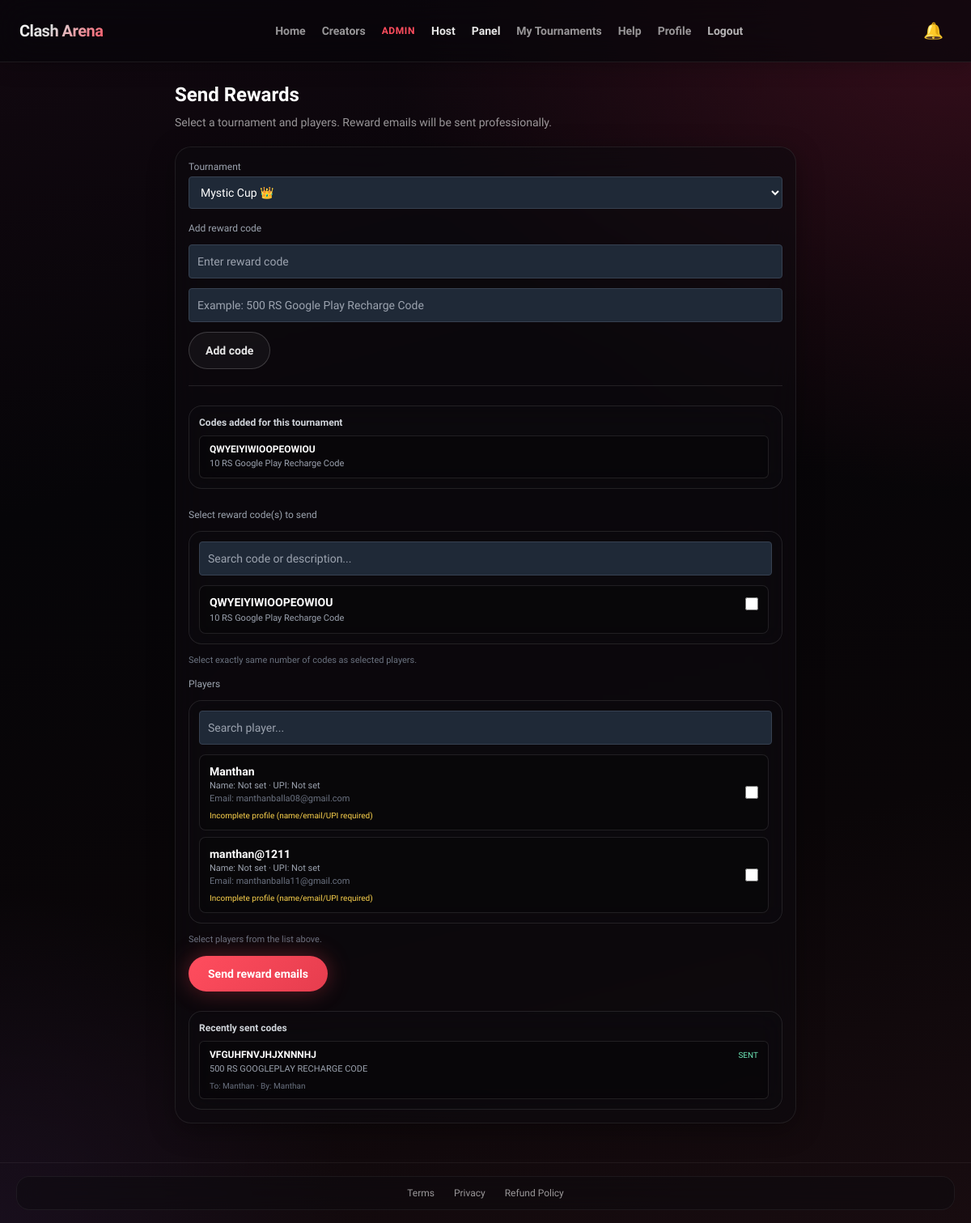
The app's page /creator/rewards/ (signed in) with its own data.
### core/models.py (models this page shows, shortened)
class RewardCode(models.Model):
    code = models.CharField(max_length=200)
    description = models.CharField(max_length=200, blank=True)
    tournament = models.ForeignKey('Tournament', on_delete=models.SET_NULL, null=True, blank=True)
    sent_by = models.ForeignKey(User, on_delete=models.SET_NULL, null=True, blank=True, related_name='sent_reward_codes')
    assigned_to = models.ForeignKey(User, on_delete=models.SET_NULL, null=True, blank=True)
    sent = models.BooleanField(default=False)
    sent_at = models.DateTimeField(null=True, blank=True)
    created_at = models.DateTimeField(auto_now_add=True)

class Profile(models.Model):
    PLAN_CHOICES = [
        ('none', 'No Plan'),
        ('1month', '1 Month'),
        ('3month', '3 Months'),
        ('1year', '1 Year'),
    ]
    user = models.OneToOneField(User, on_delete=models.CASCADE)
    is_creator = models.BooleanField(default=False)
    is_admin = models.BooleanField(default=False)
    upi_id = models.CharField(max_length=100, blank=True, null=True)
    reward_balance = models.DecimalField(max_digits=10, decimal_places=2, default=0.00)
    creator_plan = models.CharField(max_length=20, choices=PLAN_CHOICES, default='none')
    plan_expiry = models.DateTimeField(null=True, blank=True)
    tournaments_created_this_month = models.IntegerField(default=0)
    notify_new_tournaments = models.BooleanField(default=True)

### core/views.py (the view)
# urls.py: path('creator/rewards/', creator_rewards_view, name='creator_rewards'),
@login_required
def creator_rewards_view(request):
    if not request.user.profile.is_admin and not request.user.profile.is_creator:
        return redirect('/')
    tournaments_qs = Tournament.objects.all().order_by('-created_at')
    if not request.user.profile.is_admin:
        tournaments_qs = tournaments_qs.filter(creator=request.user)
    tournaments = list(tournaments_qs[:100])
    selected_tournament = None
    participants = []
    available_codes = RewardCode.objects.none()
    sent_codes = RewardCode.objects.none()
    if tournaments:
        selected_id = request.GET.get('tournament_id')
        if selected_id:
            selected_tournament = next((t for t in tournaments if str(t.id) == str(selected_id)), tournaments[0])
        else:
            selected_tournament = tournaments[0]
        participants = User.objects.filter(
            participant__tournament=selected_tournament
        ).select_related('profile').distinct().order_by('username')
        available_codes = RewardCode.objects.filter(
            tournament=selected_tournament,
            sent=False
        ).select_related('sent_by').order_by('-created_at')
        sent_codes = RewardCode.objects.filter(
            tournament=selected_tournament,
            sent=True
        ).select_related('assigned_to', 'sent_by').order_by('-sent_at', '-created_at')[:50]
    return render(request, 'creator_rewards.html', {
        'tournaments': tournaments,
        'selected_tournament': selected_tournament,
        'participants': participants,
        'available_codes': available_codes,
        'sent_codes': sent_codes,
        'reward_sent': request.GET.get('reward_sent'),
        'code_added': request.GET.get('code_added'),
        'reward_error': request.GET.get('reward_error'),
    })

### core/context_processors.py (called while the page is built)
def unread_notifications(request):
    if request.user.is_authenticated:
        count = Notification.objects.filter(
            user=request.user, is_read=False
        ).count()
        return {'unread_count': count}
    return {'unread_count': 0}

### templates/creator_rewards.html (shortened to what this page needs)
{% extends "base.html" %}
{% block content %}
<div class="max-w-3xl mx-auto py-6">
    <h1 class="text-2xl font-extrabold text-white mb-2">Send Rewards</h1>
    <p class="ca-muted text-sm mb-5">Select a tournament and players. Reward emails will be sent professionally.</p>
    <div class="ca-glass p-4">
        {% if tournaments %}
        <form method="GET" class="mb-4">
            <label class="text-xs text-gray-400 block mb-1">Tournament</label>
            <select name="tournament_id" onchange="this.form.submit()"
                    class="w-full p-2.5 bg-gray-800 border border-gray-700 rounded text-white text-sm">
                {% for t in tournaments %}
                <option value="{{ t.id }}" {% if selected_tournament and selected_tournament.id == t.id %}selected{% endif %}>
                    {{ t.name }}
                </option>
                {% endfor %}
            </select>
        </form>
        {% if selected_tournament %}
        <form method="POST" action="/add-reward-code/" class="space-y-3 mb-6 border-b border-white/10 pb-5">
            <label class="text-xs text-gray-400 block">Add reward code</label>
            <input type="text" name="code" required placeholder="Enter reward code"
                   class="w-full p-2.5 bg-gray-800 border border-gray-700 rounded text-white text-sm">
            <input type="text" name="description" placeholder="Example: 500 RS Google Play Recharge Code"
                   class="w-full p-2.5 bg-gray-800 border border-gray-700 rounded text-white text-sm">
            <button type="submit" class="ca-btn-outline text-sm">Add code</button>
        </form>
        <div class="mb-6 ca-glass-sm p-3 border border-white/10">
            <p class="text-xs text-gray-300 font-semibold mb-2">Codes added for this tournament</p>
            <div class="space-y-2 max-h-44 overflow-y-auto pr-1">
                {% for c in available_codes %}
                <div class="rounded-md bg-black/25 px-3 py-2 border border-white/10">
                    <p class="text-xs text-white font-semibold break-all">{{ c.code }}</p>
                    <p class="text-[11px] text-gray-400 mt-0.5">{{ c.description|default:"No description" }}</p>
                </div>
                {% empty %}
                <p class="text-[11px] text-gray-500">No available unsent codes yet for this tournament.</p>
                {% endfor %}
            </div>
        </div>
        <form method="POST" action="/send-reward-code/" class="space-y-3">
            <label class="text-xs text-gray-400 block">Select reward code(s) to send</label>
            <div class="ca-glass-sm border border-white/10 p-3">
                <input type="text" id="codeSearchInput" placeholder="Search code or description..."
                       class="w-full p-2.5 mb-3 bg-gray-800 border border-gray-700 rounded text-white text-sm">
                <div id="codeCardsWrap" class="max-h-56 overflow-y-auto space-y-2 pr-1">
                    {% for c in available_codes %}
                    <label class="code-card flex items-start justify-between gap-3 rounded-lg border border-white/10 bg-black/20 px-3 py-2.5 cursor-pointer hover:border-ca-accent/50 transition"
                           data-code-text="{{ c.code|lower }} {{ c.description|default:''|lower }}">
                        <div class="min-w-0">
                            <p class="text-sm text-white font-semibold break-all">{{ c.code }}</p>
                            <p class="text-[11px] text-gray-400 mt-0.5">{{ c.description|default:"No description" }}</p>
                        </div>
                        <input type="checkbox" name="code_ids" value="{{ c.id }}"
                               class="h-4 w-4 accent-red-500 shrink-0 mt-1">
                    </label>
                    {% empty %}
                    <p class="text-[11px] text-gray-500">No available reward codes for this tournament.</p>
                    {% endfor %}
                </div>
            </div>
            <p class="text-[11px] text-gray-500">Select exactly same number of codes as selected players.</p>
            <label class="text-xs text-gray-400 block">Players</label>
            <div class="ca-glass-sm border border-white/10 p-3">
                <input type="text" id="playerSearchInput" placeholder="Search player..."
                       class="w-full p-2.5 mb-3 bg-gray-800 border border-gray-700 rounded text-white text-sm">
                <div id="playerCardsWrap" class="max-h-64 overflow-y-auto space-y-2 pr-1">
                    {% for p in participants %}
                    <label class="player-card flex items-center justify-between gap-3 rounded-lg border border-white/10 bg-black/20 px-3 py-2.5 cursor-pointer hover:border-ca-accent/50 transition"
                           data-player-name="{{ p.username|lower }}">
                        <div class="min-w-0">
                            <p class="text-sm text-white font-semibold truncate">{{ p.username }}</p>
                            <p class="text-[11px] text-gray-400 truncate">
                                Name: {{ p.first_name|default:"Not set" }} · UPI: {{ p.profile.upi_id|default:"Not set" }}
                            </p>
                            <p class="text-[11px] text-gray-500 truncate">
                                Email: {{ p.email|default:"Not set" }}
                            </p>
                            {% if not p.first_name or not p.profile.upi_id or not p.email %}
                            <p class="text-[10px] text-amber-300 mt-1">Incomplete profile (name/email/UPI required)</p>
                            {% endif %}
                        </div>
                        <input type="checkbox" name="user_ids" value="{{ p.id }}"
                               class="h-4 w-4 accent-red-500 shrink-0">
                    </label>
                    {% empty %}
                    <p class="text-[11px] text-gray-500">No participants found for this tournament.</p>
                    {% endfor %}
                </div>
            </div>
            <p class="text-[11px] text-gray-500">Select players from the list above.</p>
            <button type="submit" class="ca-btn text-sm">Send reward emails</button>
        </form>
        <div class="mt-6 ca-glass-sm p-3 border border-white/10">
            <p class="text-xs text-gray-300 font-semibold mb-2">Recently sent codes</p>
            <div class="space-y-2 max-h-52 overflow-y-auto pr-1">
                {% for c in sent_codes %}
                <div class="rounded-md bg-black/25 px-3 py-2 border border-white/10">
                    <div class="flex items-center justify-between gap-2">
                        <p class="text-xs text-white font-semibold break-all">{{ c.code }}</p>
                        <span class="text-[10px] text-emerald-300">SENT</span>
                    </div>
                    <p class="text-[11px] text-gray-400 mt-0.5">{{ c.description|default:"No description" }}</p>
                    <p class="text-[10px] text-gray-500 mt-1">
                        To: {{ c.assigned_to.username|default:"-" }} · By: {{ c.sent_by.username|default:"-" }}
                    </p>
                </div>
                {% empty %}
                <p class="text-[11px] text-gray-500">No sent reward codes for this tournament yet.</p>
                {% endfor %}
            </div>
        </div>
        {% endif %}
        {% else %}
        <p class="text-sm text-gray-400">No tournaments available for reward dispatch.</p>
        {% endif %}
    </div>
</div>
{% endblock %}

### templates/base.html (style rules this page uses)
:root { --ca-accent: #ff4d5e; --ca-accent-hover: #ff6b7a; --ca-glass: rgba(14, 11, 16, 0.62); --ca-glass-border: rgba(255, 255, 255, 0.08); --ca-text-muted: rgba(255, 255, 255, 0.58); }
html { height: 100%; -webkit-tap-highlight-color: transparent; background-color: #060508; }
html, body { overflow-x: hidden; max-width: 100vw; scrollbar-width: none; -ms-overflow-style: none; }
body { min-height: 100%; height: 100%; font-family: 'Plus Jakarta Sans', system-ui, sans-serif; color: #f4f4f5; background-color: var(--ca-deep, #060508); background-image: radial-gradient(ellipse 120% 80% at 100% 0%, rgba(90, 20, 40, 0.55) 0%, transparent 50%), radial-gradient(ellipse 80% 60% at 0% 100%, rgba(25, 15, 30, 0.9) 0%, transparent 45%), linear-gradient(165deg, #120810 0%, #060508 35%, #0a0608 70%, #180c10 100%); background-attachment: fixed; opacity: 0; transition: opacity 0.12s ease; }
body.page-ready { opacity: 1; }
.ca-glass { background: var(--ca-glass); backdrop-filter: blur(20px); -webkit-backdrop-filter: blur(20px); border: 1px solid var(--ca-glass-border); border-radius: 1.25rem; box-shadow: 0 8px 32px rgba(0, 0, 0, 0.35); }
.ca-glass-sm { background: rgba(12, 10, 14, 0.5); backdrop-filter: blur(16px); -webkit-backdrop-filter: blur(16px); border: 1px solid rgba(255, 255, 255, 0.06); border-radius: 1rem; }
.ca-btn { display: inline-flex; align-items: center; justify-content: center; min-height: 2.75rem; padding: 0.75rem 1.5rem; font-weight: 700; font-size: 0.9375rem; line-height: 1.25; border-radius: 9999px; background: linear-gradient(135deg, var(--ca-accent) 0%, #e63d4e 100%); color: #fff; box-shadow: 0 0 28px rgba(255, 77, 94, 0.35), 0 6px 20px rgba(0, 0, 0, 0.35); transition: transform 0.15s ease, box-shadow 0.15s ease, filter 0.15s ease; }
.ca-btn-outline { display: inline-flex; align-items: center; justify-content: center; min-height: 2.75rem; padding: 0.75rem 1.25rem; font-weight: 600; font-size: 0.875rem; border-radius: 9999px; border: 1px solid rgba(255, 255, 255, 0.18); color: rgba(255, 255, 255, 0.9); background: rgba(255, 255, 255, 0.04); transition: background 0.15s ease, border-color 0.15s ease; }
.ca-muted { color: var(--ca-text-muted); }

### records on screen
RewardCode: code "QWYEIYIWIOOPEOWIOU", description "10 RS Google Play Recharge Code"
RewardCode: code "VFGUHFNVJHJXNNNHJ", description "500 RS GOOGLEPLAY RECHARGE CODE", assigned_to.username "Manthan", sent_by.username "Manthan"

### other values on screen
{{ p.username }} "Manthan"
{{ p.first_name|default:"Not set" }} "Not set"
{{ p.profile.upi_id|default:"Not set" }} "Not set"
{{ p.email|default:"Not set" }} "manthanballa08@gmail.com"
{{ p.username }} "manthan@1211"
{{ p.email|default:"Not set" }} "manthanballa11@gmail.com"
form field tournament_id "Mystic Cup 👑"
